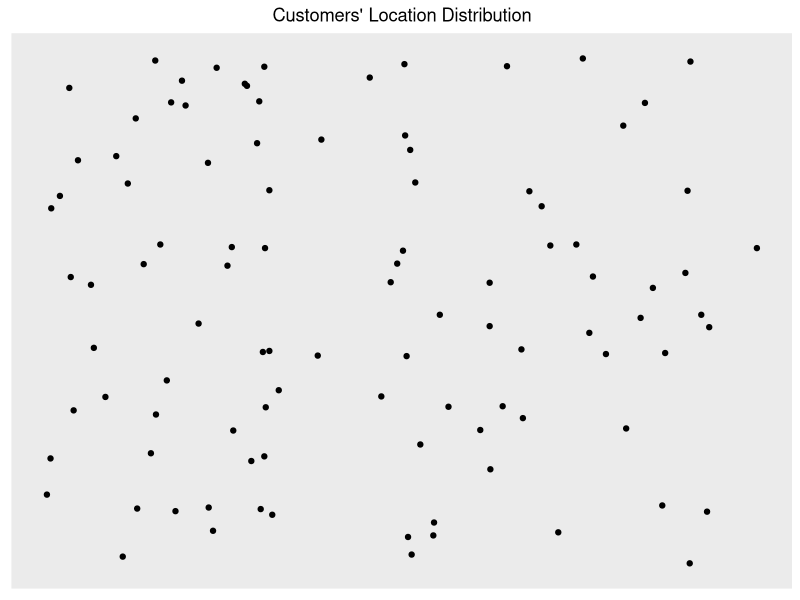

This figure's R source:
## ---- chunk 1
library(ggplot2)

customer_locations <- read.csv("consumer_locations.csv")

ggplot(customer_locations, aes(x=x,y=y)) +
  geom_point() + 
  ggtitle("Customers' Location Distribution") +
  theme(axis.ticks = element_blank(),
        axis.text  = element_blank(),
        panel.grid = element_blank(),
        axis.title = element_blank(),
        plot.title = element_text(hjust = 0.5))
## ---- chunk 2
fun.gr <- function(P){
  c = customer_locations
  c(sum(2*(P[1]-c[,1])/((P[1]-c[,1])^2 +1)),
    sum(2*(P[2]-c[,2])/((P[2]-c[,2])^2 +1)))
}

# gradient descent function
gradientDescent <- function(par.init, fun.gr, lr, iters){
  par  <- matrix(NA, nrow = iters+1, ncol = 2)
  loss <- matrix(NA, nrow = iters+1, ncol = 2)
  par[1,] <- par.init
  for(k in 1:iters){
    loss[k,] <- fun.gr(par[k,])
    par[k+1,] <- par[k,] - lr*loss[k,]
  }
  return(list(par = par))
}
P <- gradientDescent(c(mean(customer_locations[,1]),mean(customer_locations[,2])),fun.gr,lr = 20,iters = 1000)
P$par[1001,]
## ---- chunk 3
fn.distance <- function(p1){
  #p1=data.frame(x=x,y=y)
  p2=customer_locations
  sum(log((p1[1]-p2[,"x"])^2+1) + log((p1[2]-p2[,"y"])^2+1))
}

helper.loss <- function(m,c){ #m and c are vectors
dist = matrix(nrow = length(m),ncol = length(c))
for (i in seq(1, length(m), by = 1)) {
 for (j in seq(1, length(c), by = 1)) {
   dist[i,j] = fn.distance(c(m[i], c[j]))   
 } 
}
dist
}

x=seq(0, 100, 1)
y=seq(0, 100, 1)
#z <- helper.loss(x,y)

#persp(x, y, z, phi = 30, theta = 60,col = "orange",xlab = "x",ylab = "y", zlab = "Distance Function", r=10, d=5)

#contour(x,y,z, xlab="y",ylab="y")
## ---- chunk 4
require(optimx)
## ---- chunk 5
strt <- c(median(customer_locations[,1]), median(customer_locations[,2]))
ansfgh <- optimr(par = strt, fn = fn.distance, gr = fun.gr,  method="CG")
proptimr(ansfgh) 
## ---- chunk 6
